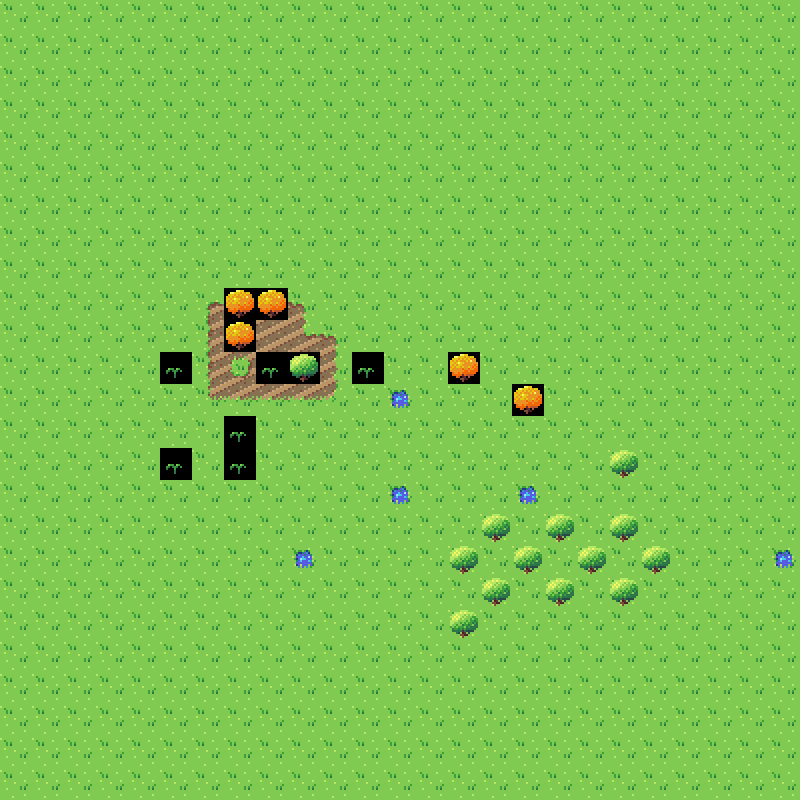

Rendered tile map (Tiled .tmx) drawn with the repository's tilesets; below, a short description and the map source with its tile grids summarised:
An orthogonal 25x25 tile map with 32x32 px tiles, 2 tile layers (Base Layer, Tile Layer 2) and 1 object.

<map version="1.0" orientation="orthogonal" renderorder="right-down" width="25" height="25" tilewidth="32" tileheight="32" nextobjectid="1">
 <tileset firstgid="1" name="Berry Garden" tilewidth="32" tileheight="32" tilecount="64" columns="8">
  <image source="../Berry Garden.png" trans="ffffff" width="256" height="256" />
  <tile id="8">
   <properties>
    <property name="CollisionRects" value="true" />
    <property name="NorthImpassable" value="true" />
    <property name="WestImpassable" value="true" />
   </properties>
  </tile>
  <tile id="34">
   <objectgroup draworder="index">
    <object id="0" x="14.5" y="14" width="18" height="18.5" />
   </objectgroup>
  </tile>
 </tileset>
 <layer name="Base Layer" width="25" height="25">
  <data>[625 cells, 625 non-empty, 15 distinct tile ids]</data>
 </layer>
 <layer name="Tile Layer 2" width="25" height="25">
  <data>[625 cells, 12 non-empty, 1 distinct tile ids]</data>
 </layer>
</map>
